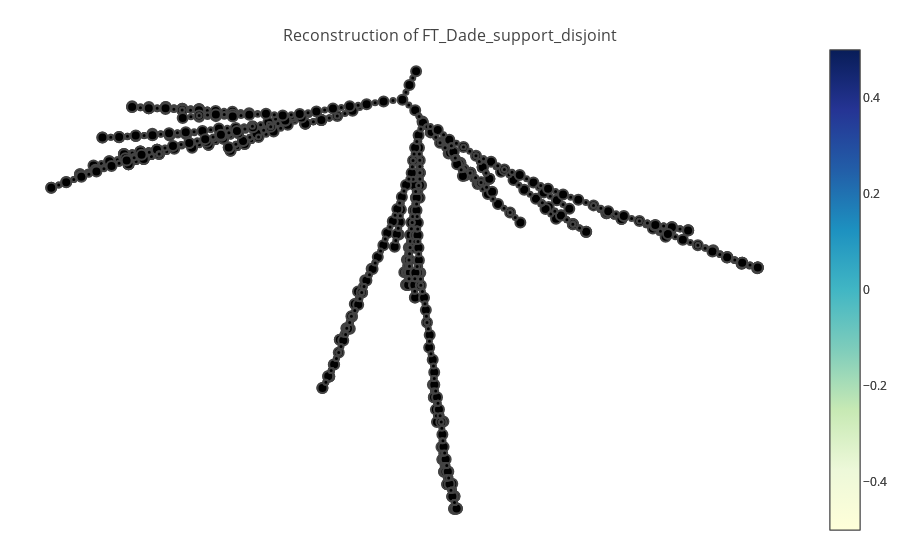
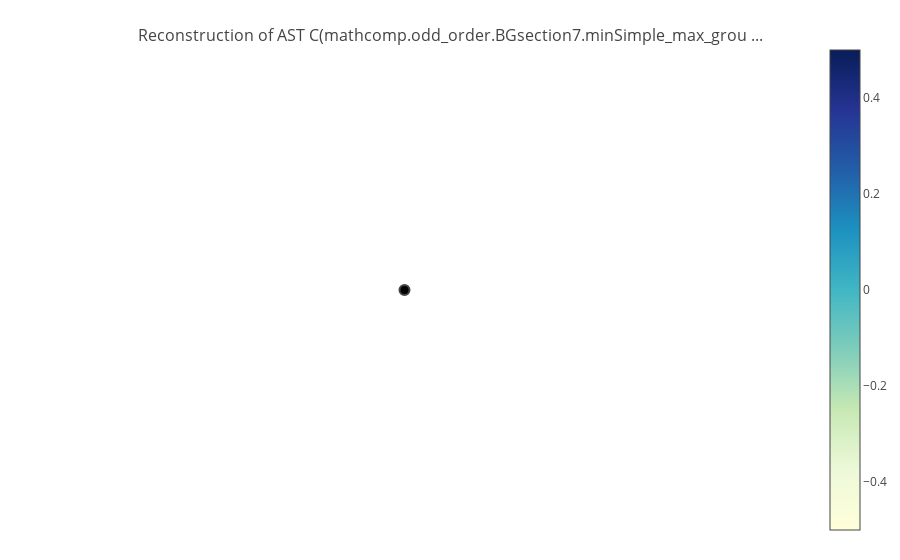

Notebook source saved alongside these figures, in order:
### Code cell
from ml4tputils.visualize import *

# tgtlem = "focal_subgroup_gen"
# tgtlem = "critical_odd"
# tgtlem = "p_elt_gen_normal"
# tgtlem = "chief_stab_sub_Fitting"
# tgtlem = "nG\'G"
# tgtlem = "minnormal_solvable_Fitting_center"
# tgtlem = "minnormal_solvable_abelem"
# tgtlem = "sol_chief_abelem"
tgtlem = "coprime_cent_prod"
file = "/Users/dehuang/Documents/research/ml4tp/data/odd-order/BGsection1.v.dump"

tgtlem = "FT_Dade_support_disjoint"
file = "/Users/dehuang/Documents/research/ml4tp/data/odd-order/PFsection8.v.dump"

# tgtlem = "sQP0Q"
# file = "/Users/dehuang/Documents/research/ml4tp/data/odd-order/BGappendixC.v.dump"

# tgtlem = "Frobenius_Wielandt_fixpoint"
# tgtlem = "odd_prime_sdprod_rfix0"
# file = "/Users/dehuang/Documents/research/ml4tp/data/odd-order/BGsection3.v.dump"

# tgtlem = "exponent_odd_nil23"
# tgtlem = "pi_Aut_rank2_pgroup"
# file = "/Users/dehuang/Documents/research/ml4tp/data/odd-order/BGsection4.v.dump"

# tgtlem = "cent_tau1Elem_Msigma"
# file = "/Users/dehuang/Documents/research/ml4tp/data/odd-order/BGsection13.v.dump"

# tgtlem = "nonabelian_tau2"
# file = "/Users/dehuang/Documents/research/ml4tp/data/odd-order/BGsection12.v.dump"

# tgtlem = "oU"
# file = "/Users/dehuang/Documents/research/ml4tp/data/odd-order/PFsection14.v.dump"

# tgtlem = "narrowJ"
# file = "/Users/dehuang/Documents/research/ml4tp/data/odd-order/BGsection5.v.dump"

vis = Visualize(f_display=True, f_jupyter=True, f_verbose=False)
tactr = vis.visualize_lemma(file, tgtlem)
#print(tactr.bfs_traverse())
print(str(tactr.decoder.decoded[23]))
tactr.visualize_exp_by_key(23)

### Figure 1 — Plotly figure (JSON) as saved in the notebook; plotly's stock layout.template omitted (floating-point values rounded to 4 significant figures; data arrays with more than 128 entries replaced by an {"elided": "..."} marker saying what was removed)
{"data": [{"hoverinfo": null, "line": {"color": "#888", "width": 0.5}, "mode": "lines", "type": "scatter", "x": {"elided": "1662 float values"}, "y": {"elided": "1662 float values"}}, {"hoverinfo": "text", "marker": {"color": [], "colorscale": "YIGnBu", "line": {"width": 2}, "reversescale": true, "showscale": true, "size": 10}, "mode": "markers", "text": {"elided": "465 str values"}, "type": "scatter", "x": {"elided": "465 float values"}, "y": {"elided": "465 float values"}}, {"hoverinfo": "text", "marker": {"color": [], "colorscale": "YIGnBu", "line": {"width": 2}, "reversescale": true, "showscale": true, "size": 5}, "mode": "markers", "text": {"elided": "554 str values"}, "type": "scatter", "x": {"elided": "554 float values"}, "y": {"elided": "554 float values"}}], "layout": {"hovermode": "closest", "margin": {"b": 20, "l": 5, "r": 5, "t": 40}, "showlegend": false, "title": "<br>Reconstruction of FT_Dade_support_disjoint", "titlefont": {"size": 16}, "xaxis": {"showgrid": false, "showticklabels": false, "zeroline": false}, "yaxis": {"showgrid": false, "showticklabels": false, "zeroline": false}}}

### Figure 2 — Plotly figure (JSON) as saved in the notebook; plotly's stock layout.template omitted (floating-point values rounded to 4 significant figures)
{"data": [{"hoverinfo": null, "line": {"color": "#888", "width": 0.5}, "mode": "lines", "type": "scatter", "x": [], "y": []}, {"hoverinfo": "text", "marker": {"color": [], "colorscale": "YIGnBu", "line": {"width": 2}, "reversescale": true, "showscale": true, "size": 10}, "mode": "markers", "text": ["Const(mathcomp.odd_order.BGsection7.minSimple_max_groups)"], "type": "scatter", "x": [0], "y": [0]}], "layout": {"hovermode": "closest", "margin": {"b": 20, "l": 5, "r": 5, "t": 40}, "showlegend": false, "title": "<br>Reconstruction of AST C(mathcomp.odd_order.BGsection7.minSimple_max_grou ...", "titlefont": {"size": 16}, "xaxis": {"showgrid": false, "showticklabels": false, "zeroline": false}, "yaxis": {"showgrid": false, "showticklabels": false, "zeroline": false}}}
